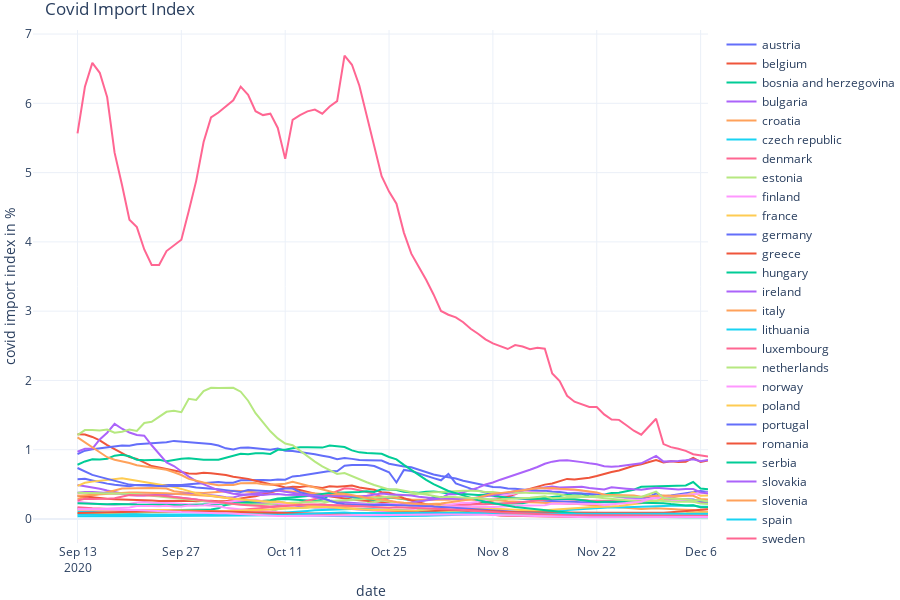
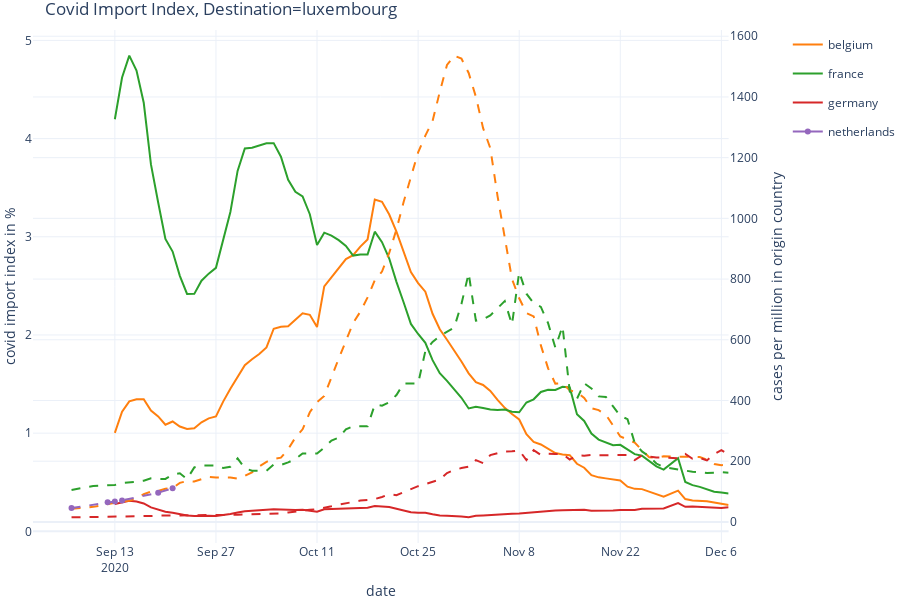

Notebook source saved alongside these figures, in order:
### Code cell
def plot_covid_import_index():
    plots = []
    for c in countries:
        dfc = df_in[df_in.end_name == c]
        
        index = 100*dfc['covid_flow'].rolling(7).mean()/dfc['end_new_cases_smoothed'].rolling(7).mean()
        
 
        plot = go.Scatter(x=dfc.date,y=index, name=c)
        #plot = go.Scatter(x=deviation_travel, y=cases_per_millions, name=c,mode='markers')
        plots.append(plot)
    fig = go.Figure(data=plots, layout=go.Layout(barmode='group'))

    fig.update_layout(template="plotly_white", margin=dict(l=0, r=0, t=30, b=0))

    fig.update_layout(
        height=600,
        title="Covid Import Index",
        xaxis_title="date",
        yaxis_title="covid import index in %"
    )
    return fig



def plot_covid_import_index_country(country = 'luxembourg'):
    import plotly.graph_objects as go
    from plotly.subplots import make_subplots
    df_country = df[df.end_name == country]
    countries = sorted(df_country.start_name.unique())
    
    colors=['rgb(31, 119, 180)', 'rgb(255, 127, 14)',
                       'rgb(44, 160, 44)', 'rgb(214, 39, 40)',
                       'rgb(148, 103, 189)', 'rgb(140, 86, 75)',
                       'rgb(227, 119, 194)', 'rgb(127, 127, 127)',
                       'rgb(188, 189, 34)', 'rgb(23, 190, 207)']
    
    # Create figure with secondary y-axis
    fig = make_subplots(specs=[[{"secondary_y": True}]])    
    i = 0
    for c in countries:
        i += 1
        dfc = df_country[df_country.start_name == c]
        
        index = 100*dfc['covid_flow'].rolling(7).mean()/dfc['end_new_cases_smoothed'].rolling(7).mean()
        
        
        # Add traces
        fig.add_trace(
            go.Scatter(x=dfc.date,y=index, 
                       name=c,legendgroup=c,marker_color = colors[i]),
            secondary_y=False,
        )
        
        # Add traces
        fig.add_trace(
            go.Scatter(x=dfc.date,y=dfc['start_new_cases_smoothed_per_million'], 
                       name=c,legendgroup=c,marker_color = colors[i],showlegend=False,line={'dash': 'dash'}),
            secondary_y=True,
        )
 

    fig.update_layout(template="plotly_white", margin=dict(l=0, r=0, t=30, b=0))
    

    # Add figure title
    fig.update_layout(
        title_text="Double Y Axis Example"
    )

    # Set x-axis title
    fig.update_xaxes(title_text="date")

    # Set y-axes titles
    fig.update_yaxes(title_text="covid import index in %", secondary_y=False)
    fig.update_yaxes(title_text="cases per million in origin country", secondary_y=True)

    

    fig.update_layout(
        height=600,
        title="Covid Import Index, Destination="+country,
    )
    return fig

plot_covid_import_index().show()
plot_covid_import_index_country().show()
